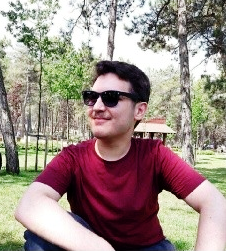
#> input picture firstQuestion/image0.png, 226 x 251 px
$ python deneme.py
#> lines starting #> are read from the running program, lines starting #| are printed output that depends on the picture
import matplotlib.pylab as plt
import pic as pic
import scipy
from PIL import Image
from numpy import pi, exp, sqrt
import numpy as np
from scipy import ndimage, misc

def filter(img, kernel, name):
    pix = np.array(img)
    width, height = img.size  # Get the width and hight of the image for iterating over
    print(width, height)
    sum = 0
    for i in range(height):  # traverses through height of the image
        for j in range(width):  # traverses through width of the image
            try:
                sum += kernel[0][0] * pix[i - 2][j - 2]
            except:
                sum += 0
            try:
                sum += kernel[1][0] * pix[i - 2][j - 1]
            except:
                sum += 0
            try:
                sum += kernel[2][0] * pix[i - 2][j]
            except:
                sum += 0
            try:
                sum += kernel[3][0] * pix[i - 2][j + 1]
            except:
                sum += 0
            try:
                sum += kernel[4][0] * pix[i - 2][j + 2]
            except:
                sum += 0
            try:
                sum += kernel[0][1] * pix[i - 1][j - 2]
            except:
                sum += 0
            try:
                sum += kernel[1][1] * pix[i - 1][j - 1]
            except:
                sum += 0
            try:
                sum += kernel[2][1] * pix[i - 1][j]
            except:
                sum += 0
            try:
                sum += kernel[3][1] * pix[i - 1][j + 1]
            except:
                sum += 0
            try:
                sum += kernel[4][1] * pix[i - 1][j + 2]
            except:
                sum += 0
            try:
                sum += kernel[0][2] * pix[i][j - 2]
            except:
                sum += 0
            try:
                sum += kernel[1][2] * pix[i][j - 1]
            except:
                sum += 0
            try:
                sum += kernel[2][2] * pix[i][j]
            except:
                sum += 0
            try:
                sum += kernel[3][2] * pix[i][j + 1]
            except:
                sum += 0
            try:
                sum += kernel[4][2] * pix[i][j + 2]
            except:
                sum += 0
            try:
                sum += kernel[0][3] * pix[i + 1][j - 2]
            except:
                sum += 0
            try:
                sum += kernel[1][3] * pix[i + 1][j - 1]
            except:
                sum += 0
            try:
                sum += kernel[2][3] * pix[i + 1][j]
            except:
                sum += 0
            try:
                sum += kernel[3][3] * pix[i + 1][j + 1]
            except:
                sum += 0
            try:
                sum += kernel[4][3] * pix[i + 1][j + 2]
            except:
                sum += 0
            try:
                sum += kernel[0][4] * pix[i + 2][j - 2]
            except:
                sum += 0
            try:
                sum += kernel[1][4] * pix[i + 2][j - 1]
            except:
                sum += 0
            try:
                sum += kernel[2][4] * pix[i + 2][j]
            except:
                sum += 0
            try:
                sum += kernel[3][4] * pix[i + 2][j + 1]
            except:
                sum += 0
            try:
                sum += kernel[4][4] * pix[i + 2][j + 2]
            except:
                sum += 0

            pix[i][j] = int(sum)
            # print(sum)
            sum = 0

    img = Image.fromarray(pix, 'P')
    img.save(name + '.png')


img = Image.open('image0.png').convert('L')
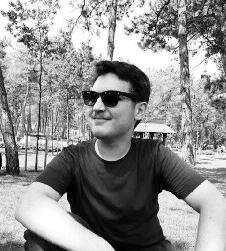
#> img: PIL image 226x251 L; min 0, max 255, mean 143.6

# gaussian kerneli yani filtresi
s, k = 1, 2  # generate a (2k+1)x(2k+1) gaussian kernel with mean=0 and sigma = s
probs = [exp(-z * z / (2 * s * s)) / sqrt(2 * pi * s * s) for z in range(-k, k + 1)]
kernel = np.outer(probs, probs)

gaussian = np.array(kernel)
gaussian.transpose()
print(gaussian)

array3 = np.zeros((3, 3))
array3[1, 1] = 1

array5 = np.zeros((5, 5))
array5[2, 2] = 1

laplacian = scipy.ndimage.laplace(array3)
laplacian.transpose()
print(laplacian)

filter(img, gaussian, "gaussian")
#| 226 251
#> after the loop in filter, `for i in range(height):`:
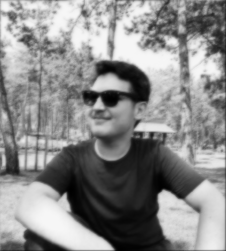
#> pix: shape (251, 226); min 0, max 246, mean 137.6
#> in filter, `img = Image.fromarray(pix, 'P')`: img: PIL image 226x251 P; every value is 0
filter(img, laplacian, "gaussian4")
#> call 2 of filter, with kernel = array of shape (3, 3), name = 'gaussian4'
#| 226 251
#> after the loop in filter (call 2), `for i in range(height):`:
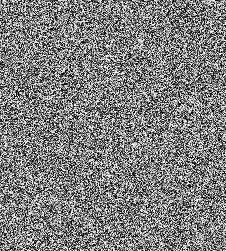
#> pix: shape (251, 226); min 0, max 255, mean 127
